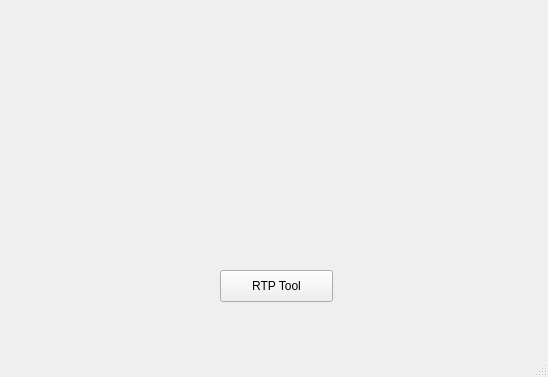
<?xml version="1.0" encoding="UTF-8"?>
<ui version="4.0">
 <class>MainWindow</class>
 <widget class="QMainWindow" name="MainWindow">
  <property name="geometry">
   <rect>
    <x>0</x>
    <y>0</y>
    <width>548</width>
    <height>377</height>
   </rect>
  </property>
  <property name="windowTitle">
   <string>MainWindow</string>
  </property>
  <widget class="QWidget" name="centralwidget">
   <widget class="QPushButton" name="rtp_tool_btn_">
    <property name="geometry">
     <rect>
      <x>220</x>
      <y>270</y>
      <width>113</width>
      <height>32</height>
     </rect>
    </property>
    <property name="text">
     <string>RTP Tool</string>
    </property>
   </widget>
   <widget class="QLabel" name="label">
    <property name="geometry">
     <rect>
      <x>100</x>
      <y>20</y>
      <width>341</width>
      <height>231</height>
     </rect>
    </property>
    <property name="text">
     <string>&lt;html&gt;&lt;head/&gt;&lt;body&gt;&lt;p align=&quot;center&quot;&gt;&lt;img src=&quot;:/ntu_logo.jpg&quot;/&gt;&lt;/p&gt;&lt;/body&gt;&lt;/html&gt;</string>
    </property>
   </widget>
  </widget>
  <widget class="QMenuBar" name="menubar">
   <property name="geometry">
    <rect>
     <x>0</x>
     <y>0</y>
     <width>548</width>
     <height>24</height>
    </rect>
   </property>
  </widget>
  <widget class="QStatusBar" name="statusbar"/>
 </widget>
 <resources/>
 <connections/>
</ui>
